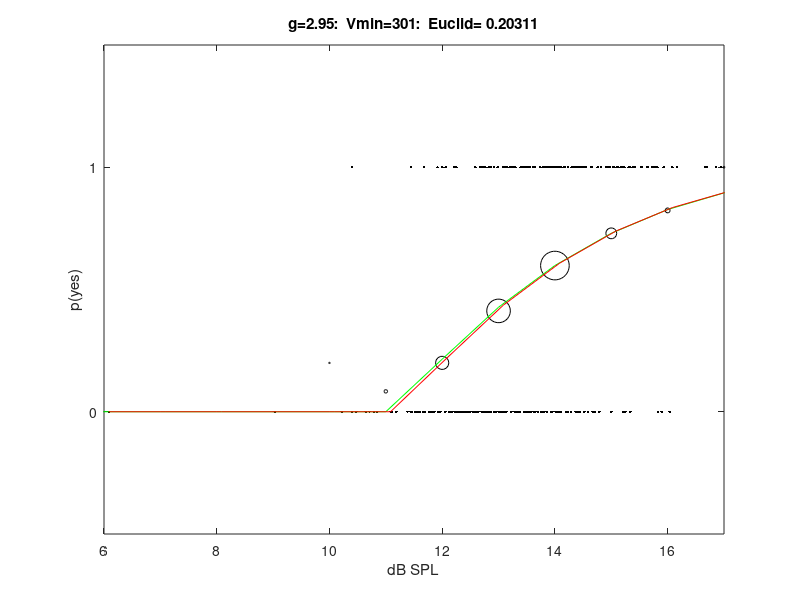
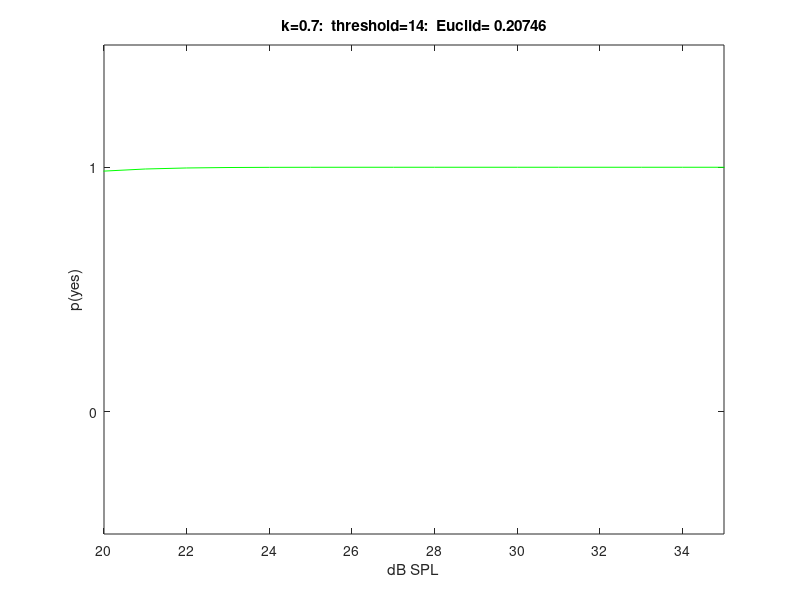
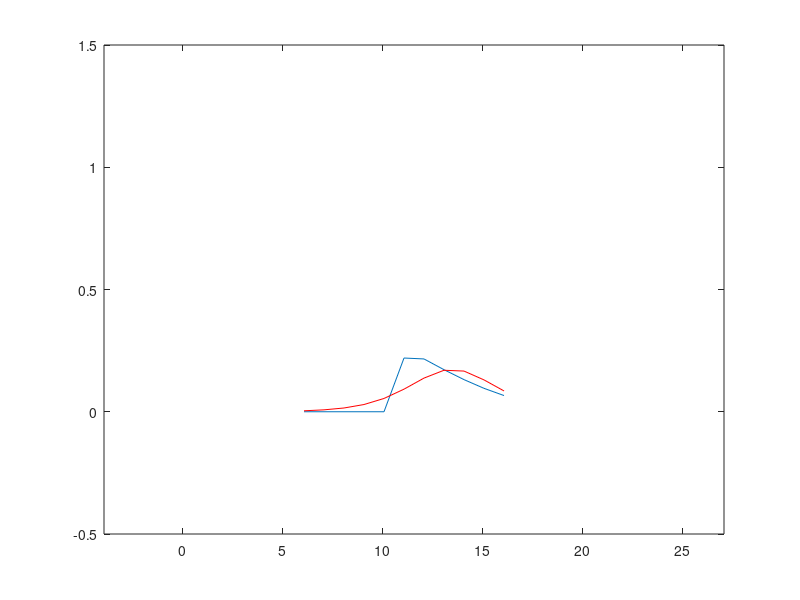

Reproduce these figures in MATLAB, in order.
function psycho 

% DATA from AbsThresholdCM, LS

levelSequence=[16.0836	6.0836	11.0836	12.725	13.4995	11.6559	12.7168	13.9507	12.0632	11.3845	11.7754	12.8639	14.1061	14.5545	13.5589	13.4736	14.1554	13.5123	13.1537	11.5334	12.6921	11.4461	10.7112	11.9171	10.8412	12.0536	13.06	14.2345	13.8535	14.0575	14.0145	15.6385	13.7959	14.0397	12.2497	11.4383	12.7685	12.7317	11.6741	10.3955	9.0334	10.4787	11.1883	11.4687	12.0583	13.8982	13.0644	14.4722	14.0304	14.7569	13.8571	12.1521	14.0865	13.2258	11.6988	12.2186	12.2561	12.2711	13.0345	14.2948	13.7838	12.9155	12.6927	12.5757	13.4818	12.8397	14.1803	12.7524	12.3169	13.0973	14.9722	14.4422	15.8944	17.2728	16.8621	15.3074	13.7319	11.7716	12.1233	12.1576	13.0023	13.2442	12.1454	13.8298	13.3997	11.7799	12.3834	12.8387	14.3718	12.7063	14.4002	14.3674	14.7882	15.0271	13.5737	15.2095	14.1789	13.4982	14.3926	13.6277	15.0551	13.493	15.3368	16.9437	16.1645	15.9275	15.7577	14.2939	14.1069	13.6184	12.728	14.4283	15.6494	14.2216	15.8188	14.3906	12.7635	13.2973	11.9934	11.1053	12.2359	11.439	12.4735	12.5466	12.9186	13.6937	13.792	13.085	12.5016	13.8401	11.9688	13.0676	14.3708	13.4891	14.4394	15.8265	17.1478	15.2337	13.6512	12.7727	14.4818	13.7045	14.5207	13.8211	13.2874	14.9221	14.3822	14.3562	13.3132	13.5015	13.1372	14.4495	13.957	15.2124	16.6607	15.114	13.8978	12.6665	12.3469	13.3699	14.1991	15.2259	13.2326	11.9325	13.1954	12.2766	13.7996	15.5274	14.7623	13.21	12.5874	10.6431	12.2121	10.4043	11.9979	10.2153	10.7945	11.5215	12.7081	14.2288	14.4475	13.9777	13.8564	14.1923	15.393	14.5229	15.3377	13.9385	13.6328	14.2861	15.0021	15.5488	13.8067	13.0269	13.3644	13.6195	14.5834	15.6554	13.8914	13.3657	14.0566	12.9857	12.9343	14.0372	14.0156	15.6395	15.4225	14.6514	14.6498	13.6421	13.4263	13.227	14.0428	14.681	15.1661	13.5285	14.9074	13.5498	14.4265	14.0798	14.6391	12.8226	12.225	13.7883	12.7012	12.7932	13.5318	14.9207	14.064	12.9551	14.2066	14.3463	13.4565	13.9379	15.7189	14.3516	12.6425	12.8485	12.2879	13.1142	11.8093	12.0037	10.2154	11.8395	12.4643	13.0501	13.5452	13.2338	12.6246	13.292	11.5661	11.6015	13.2896	15.2506	15.5295	14.523	13.6199	13.083	12.1714	12.5977	14.2862	15.7924	14.0221	14.4042	16.0364	16.6967	14.7112	14.7594	13.9874	13.3428	13.5231	14.441	13.9983	13.6414	11.862	13.2632	13.1065	12.8701	12.2578	13.7517	14.3268	13.3849	13.9609	13.3239	14.6694	14.8172	13.654	13.8144	13.5015	14.34	14.0139	15.1029	13.3895	13.3701	13.4554	11.9646	12.2519	12.4145	13.1343	14.9372	13.2483
];


responseSequence=[1	0	0	0	1	0	0	1	1	0	0	0	0	1	1	0	1	1	1	0	1	1	0	1	0	0	0	1	0	1	0	1	0	1	1	0	1	1	1	1	0	0	0	0	0	1	0	1	0	1	1	0	1	1	0	0	0	0	0	1	1	1	1	0	1	0	1	1	0	0	1	0	0	1	1	1	1	0	0	0	0	1	0	1	1	0	0	0	1	0	1	0	0	1	0	1	1	0	1	0	1	0	0	1	1	1	1	1	1	1	0	0	1	0	1	1	0	1	1	0	1	0	0	0	0	0	1	1	0	1	0	0	1	0	0	0	1	1	1	0	1	0	1	1	0	1	1	1	0	1	0	1	0	0	1	1	1	1	0	0	0	1	1	0	1	0	0	1	1	1	1	0	1	0	1	0	0	0	0	0	1	1	0	0	1	0	1	1	0	0	0	1	1	0	0	0	0	1	1	0	1	1	0	1	0	1	1	1	1	1	1	0	0	0	1	0	1	0	1	0	1	1	0	1	0	0	0	1	1	0	0	1	0	0	1	1	0	1	0	1	0	1	0	0	0	0	1	1	0	1	0	0	0	0	1	1	1	1	0	0	0	1	0	0	0	1	0	1	1	0	0	1	1	1	0	1	1	1	0	0	1	0	1	0	0	1	0	1	0	1	0	1	1	0	1	0	0	0	0	1	1
];


duration=0.008;


% levelSequence=[23.3987	13.3987	18.9769	25.9114	18.6243	16.4689	23.7829	20.4015	19.3156	25.1232	21.4541	24.353	22.1732	24.83	21.8257	19.3798	17.885	26.0332	23.3135	20.7889	20.1446	22.3504	25.7491	25.8517	23.2701	25.2773	24.8727	26.416	23.9425	21.4652	25.3512	18.3484	26.0988	23.2303	17.0335	26.7833	17.1426	21.1627	21.8802	24.8192	18.2626
% ];    
% responseSequence=[1	0	0	1	0	0	1	0	0	1	0	1	1	1	0	0	0	1	1	0	0	1	1	1	1	1	1	1	0	0	1	0	1	1	0	1	0	0	0	1	0
% ];
% duration=0.016;


% levelSequence=[24.9709	14.9709	18.3185	20.893	19.1644	17.8633	12.8493	20.2354	19.4386	14.4227	14.3361	12.0587	18.6425	20.1803	18.1533	20.8734	19.0579	20.4904	18.3061	14.8561	16.6948	19.2928	17.8098	17.6181	21.7709	16.6804	15.2661	17.967	20.0085	20.7096	15.7485	20.0475	16.0825	11.8798	19.4383	13.838	18.3323	15.8729	12.066	15.4367	12.4179
% ];   
% responseSequence=[1	0	1	1	1	1	0	1	1	0	0	0	1	1	0	1	1	1	1	0	1	1	1	0	1	1	1	1	1	1	0	1	0	0	1	0	1	1	0	1	0
% ];
% duration=0.512;
% 
% 
% levelSequence=[20.9248	10.9248	17.6621	16.5301	12.8652	8.4223	7.2398	13.566	14.5773	15.7202	13.4907	15.5048	10.9308	11.9566	13.3548	18.6419	15.8288	13.6961	12.8613	11.1181	10.7736	14.6912	11.3496	18.4924	16.9867	14.6383	17.4752	19.0135	14.7333	14.0739	14.637	11.7261	10.1013	17.7782	18.4642	14.1431	18.7764	19.312	10.9071	17.2639	17.9951
% ];   
% responseSequence=[1	0	1	1	1	0	0	1	0	0	0	1	0	0	0	1	0	1	0	0	0	0	0	1	1	1	1	1	1	0	0	0	0	1	0	1	1	1	0	1	1
% ];
% duration=0.256;


functionType='logistic';
functionType='rareEvent';

[R C]=size(levelSequence);
levelSequence=reshape(levelSequence',1,R*C);

[R C]=size(responseSequence);
responseSequence=reshape(responseSequence',1,R*C);

figure(2),clf
figure(3),clf
figure(2), plot(levelSequence,responseSequence,'k.'),hold on
set(gca,'ytick',[0 1])
set(gca,'yticklabel',{'0'; '1'})
ylim([-.5 1.5])
figure(3), plot(levelSequence,responseSequence,'k.'),hold on

figure(2), xlabel('dB SPL'), ylabel('p(yes)')
figure(3), xlabel('dB SPL'), ylabel('p(yes)')

set(gca,'ytick',[0 1])
set(gca,'yticklabel',{'0'; '1'})
ylim([-.5 1.5])
binWidth=1;
minBinCenter=-10;
maxBinCenter=100;
binCenters=minBinCenter:binWidth:maxBinCenter;
noPointers=find(responseSequence==0);
noLevels=levelSequence(noPointers);
yesPointers=find(responseSequence==1);
yesLevels=levelSequence(yesPointers);
noHist=hist(noLevels,binCenters);
yesHist=hist(yesLevels,binCenters);
warning off MATLAB:divideByZero
yesHist=hist(yesLevels,binCenters);
proportions=yesHist./(yesHist+noHist);
warning on MATLAB:divideByZero

idx=find(noHist | yesHist);
noHist=noHist(idx);
yesHist=yesHist(idx);
proportions=proportions(idx);
binCenters=binCenters(idx);

for i=1:length(noHist)
    marker=10*(noHist(i)+yesHist(i))/max(noHist);
    figure(2), plot(binCenters(i),proportions(i),'ko','markersize',marker), hold on
    figure(3), plot(binCenters(i),proportions(i),'ko','markersize',marker), hold on
end







rareEventProfile= fitRareEvent2(levelSequence,responseSequence, duration)
figure(2), hold on
plot(rareEventProfile.predictionLevels, rareEventProfile.predictionsRE,'g')
xlim([min(binCenters) max(binCenters)])
figure(3), hold on
plot(rareEventProfile.predictionLevels, rareEventProfile.predictionsRE,'g')
xlim([20 35])



[bestVmin, bestG, smallestEuclid]=...
    rareEvent(levelSequence,responseSequence, duration);

[bestThreshold, bestSlope, smallestEuclid]=...
    logistic(levelSequence,responseSequence);

% -------------------------------------------- rareEvent
function [bestVmin, bestG, smallestEuclid]=...
    rareEvent(levelSequence,responseSequence, duration)
'rare event'
gs=.01:.01:4;

Vmins=1:10:5000;
P=28*10.^(levelSequence/20);
allSmallestEuclid=[ ];
allBestGs=[];

for Vmin=Vmins
    Euclids=[];
    x=[];y=[];
    for G=gs;
        predictions= 1-exp(-duration*(G*P-Vmin));
        idx=find(predictions<0); predictions(idx)=0;
        Euclid=mean((predictions - responseSequence).^2);
        Euclids=[Euclids Euclid];
    end
    
    [smallestEuclid idx]=min(Euclids);
    % disp(num2str([idx smallestEuclid]))
    allSmallestEuclid=[allSmallestEuclid smallestEuclid];
    bestG=gs(idx);
    allBestGs=[allBestGs bestG];
    
end
[smallestEuclid idx2]=min(allSmallestEuclid)
bestVmin=Vmins(idx2);
bestG=allBestGs(idx2);
% [bestVmin bestG smallestEuclid]

% predictions= 1-exp(-duration*(bestG*P-Vmin));
% errors=responseSequence-predictions;
% rho=corr([errors;  levelSequence]');
% disp(['correlation=' num2str(rho(1,2))])


levels=[min(levelSequence):max(levelSequence)];
P=28*10.^(levels/20);
predictions= 1-exp(-duration*(bestG*P-bestVmin));
idx=find(predictions<0); predictions(idx)=0;
figure(2), plot(levels,predictions,'r'), hold off
title(['g=' num2str(bestG) ':  Vmin=' num2str(bestVmin) ':  Euclid= ' num2str(smallestEuclid)])
figure(4), plot(levels(1:end-1), diff(predictions))

xlim([levels(1)-10 levels(end)+10])
ylim([-0.5 1.5])
pause(.1)

% -------------------------------------------- logistic
function [bestThreshold, bestSlope, smallestEuclid]=...
    logistic(levelSequence,responseSequence)
'logistic'
candidateThresholds=-20:1:50;
candidateSlopes=.01:.01:10;

allSmallestEuclid=[ ];
allThresholds=[];

for thisSlope=candidateSlopes;
    Euclids=[];
    for thisThreshold=candidateThresholds;
        predictions=1./(1+exp(-thisSlope.*(levelSequence-thisThreshold)));
        Euclid=mean((predictions - responseSequence).^2);
        Euclids=[Euclids Euclid];
    end
    [smallestEuclid idx]=min(Euclids);
    % disp(num2str([idx smallestEuclid]))
    allSmallestEuclid=[allSmallestEuclid smallestEuclid];
    bestThreshold=candidateThresholds(idx);
    allThresholds=[allThresholds bestThreshold];
end
[smallestEuclid idx2]=min(allSmallestEuclid)
bestSlope=candidateSlopes(idx2);
bestThreshold=allThresholds(idx2);
% [bestThreshold bestSlope smallestEuclid]

% predictions= 1-exp(-duration*(bestG*P-Vmin));
% errors=responseSequence-predictions;
% rho=corr([errors;  levelSequence]');
% disp(['correlation=' num2str(rho(1,2))])


levels=[min(levelSequence):max(levelSequence)];
bestLogistic=1./(1+exp(-bestSlope*(levels-bestThreshold)));
figure(3), plot(levels,bestLogistic,'r'), hold off
title(['k=' num2str(bestSlope) ':  threshold=' num2str(bestThreshold) ':  Euclid= ' num2str(smallestEuclid)])
% figure(2), hold on, plot(levels,bestLogistic,'g'), hold off
figure(4), hold on, plot(levels(1:end-1), diff(bestLogistic), 'r')


xlim([levels(1)-10 levels(end)+10])
ylim([-0.5 1.5])



% --------------------------------------------------- fitRareEvent
function rareEvent=fitRareEvent2(stimulusLevels, responses, duration, gains, Vmins)
% least squares estimate of *rare event* function
% p(event)=gain*levelmPa -Vmin
% 'responses' is a binary vector of subject's decision.
% 'stimulusLevels' are the corresponding signal levesl (values)
% duration is required to compute the expectation of an event occurring
% gains is an optional list of gains to be tried
% Vmins is an optional list of Vmins to be tried

global experiment
if nargin<5
    minVmin=1; maxVmin=100000; nVmins=30;
    Vmins=[0 logspace(log10(minVmin),log10(maxVmin),nVmins)];
    % disp(Vmins)
    nGains=10;
    dGain=1/nGains;
    gains=dGain:dGain:20;
end

nVmins=length(Vmins);
nGains=length(gains);

rareEvent.bestGain=NaN;
rareEvent.bestVMin=NaN;
rareEvent.thresholddB=0;
rareEvent.bestPaMindB=NaN;
rareEvent.predictionLevels=[];
rareEvent.predictionsRE=[];
rareEvent.Euclid=NaN;

if isempty(stimulusLevels), return, end

% expected slope is negative, rareEvent can not be used
% if experiment.psyFunSlope<0
%     return
% end

% NB calculations in microPascals!
stimulusLevelsAsPressure=28 * 10.^(stimulusLevels/20);

allGains=reshape(repmat(gains,nVmins,1), 1, nVmins*nGains);
allVmins=repmat(Vmins, 1, nGains);

for repeat=1:2
    predictions=NaN(1,length(stimulusLevels));
    gainCount=0; VminCount=0;
    Euclid=inf; bestVmin=0; bestGain=0;
    for gain= gains
        gainCount=gainCount+1;
        VminCount=0;
        for Vmin=Vmins
            VminCount=VminCount+1;
            % all levels are simultaneously assessed
            gP_Vmin=gain*stimulusLevelsAsPressure-Vmin;
            idx=(gP_Vmin>0);
            predictions(idx)= 1-exp(-duration*(gP_Vmin(idx)));
            predictions(~idx)=0;

            error=(predictions - responses).^2;
            error=mean(error(~isnan(error)));
            if error<Euclid
                Euclid=error;
                bestVmin=Vmin;
                bestVminCount=VminCount;
                bestGainCount=gainCount;
                bestGain=gain;
            end
        end
    end
    if repeat==1
        if bestVminCount>1 & bestVminCount<nVmins
            minVmin=Vmins(bestVminCount-1); maxVmin=Vmins(bestVminCount+1); nVmins=30;
            Vmins=[0 logspace(log10(minVmin),log10(maxVmin),nVmins)];
        elseif bestVminCount==1
            Vmins=0:Vmins(2)/30:Vmins(2);
        else
            disp('rareEvent: Vmin estimate may be out of range')
        end
    end
    % disp(Vmins)
end

if bestGainCount==1 | bestGainCount==nGains
    disp('gain estimate may be out of range')
end


[rareEvent.Euclid idx]=min(Euclid);
rareEvent.bestGain=bestGain;
rareEvent.bestVMin=round(bestVmin);
rareEvent.thresholdPa=(-log(0.5)/duration + rareEvent.bestVMin)/rareEvent.bestGain;
rareEvent.thresholddB=20*log10(rareEvent.thresholdPa/28);
rareEvent.bestPaMindB=20*log10((rareEvent.bestVMin/rareEvent.bestGain)/28);

predictionLevels= -50:1:120;
rareEvent.predictionLevels=predictionLevels;
rareEvent.predictionsRE=...
    1-exp(-duration*(rareEvent.bestGain*28 * 10.^(predictionLevels/20)-rareEvent.bestVMin));
rareEvent.predictionsRE(rareEvent.predictionsRE<0)=0;

